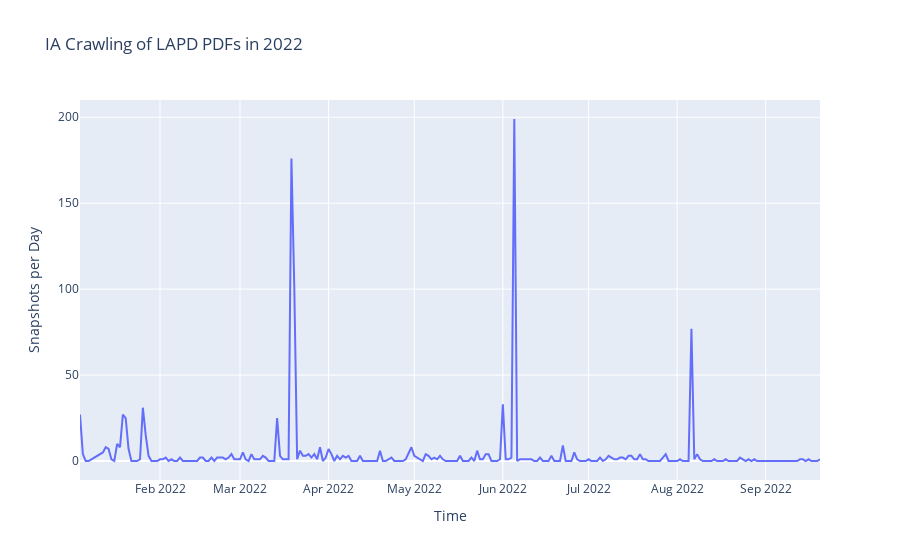

This figure's notebook cell:
### Markdown cell above
Has there been any data collection in 2022?

### Code cell
from datetime import datetime, timezone

counts_2022 = (
    pdfs[pdfs.timestamp > datetime(2022, 1, 1, tzinfo=timezone.utc)]
      .set_index('timestamp')
      .resample('D')
      .count()['key']
)

fig = xp.line(
  counts_2022, 
  title='IA Crawling of LAPD PDFs in 2022',
  labels={"value": "Snapshots per Day", "timestamp": "Time"}
)

fig = fig.update_layout(showlegend=False)
fig

### Figure 1 — Plotly figure (JSON) as saved in the notebook; plotly's stock layout.template omitted (floating-point values rounded to 4 significant figures; data arrays with more than 128 entries replaced by an {"elided": "..."} marker saying what was removed)
{"data": [{"hovertemplate": "variable=key<br>Time=%{x}<br>Snapshots per Day=%{y}<extra></extra>", "legendgroup": "key", "line": {"color": "#636efa", "dash": "solid"}, "marker": {"symbol": "circle"}, "mode": "lines", "name": "key", "orientation": "v", "showlegend": true, "type": "scatter", "x": {"elided": "260 str values"}, "xaxis": "x", "y": {"elided": "260 int values"}, "yaxis": "y"}], "layout": {"autosize": true, "legend": {"title": {"text": "variable"}, "tracegroupgap": 0}, "showlegend": false, "title": {"text": "IA Crawling of LAPD PDFs in 2022"}, "xaxis": {"anchor": "y", "autorange": true, "domain": [0, 1], "range": ["2022-01-04", "2022-09-20"], "title": {"text": "Time"}, "type": "date"}, "yaxis": {"anchor": "x", "autorange": true, "domain": [0, 1], "range": [-11.06, 210.1], "title": {"text": "Snapshots per Day"}, "type": "linear"}}}
